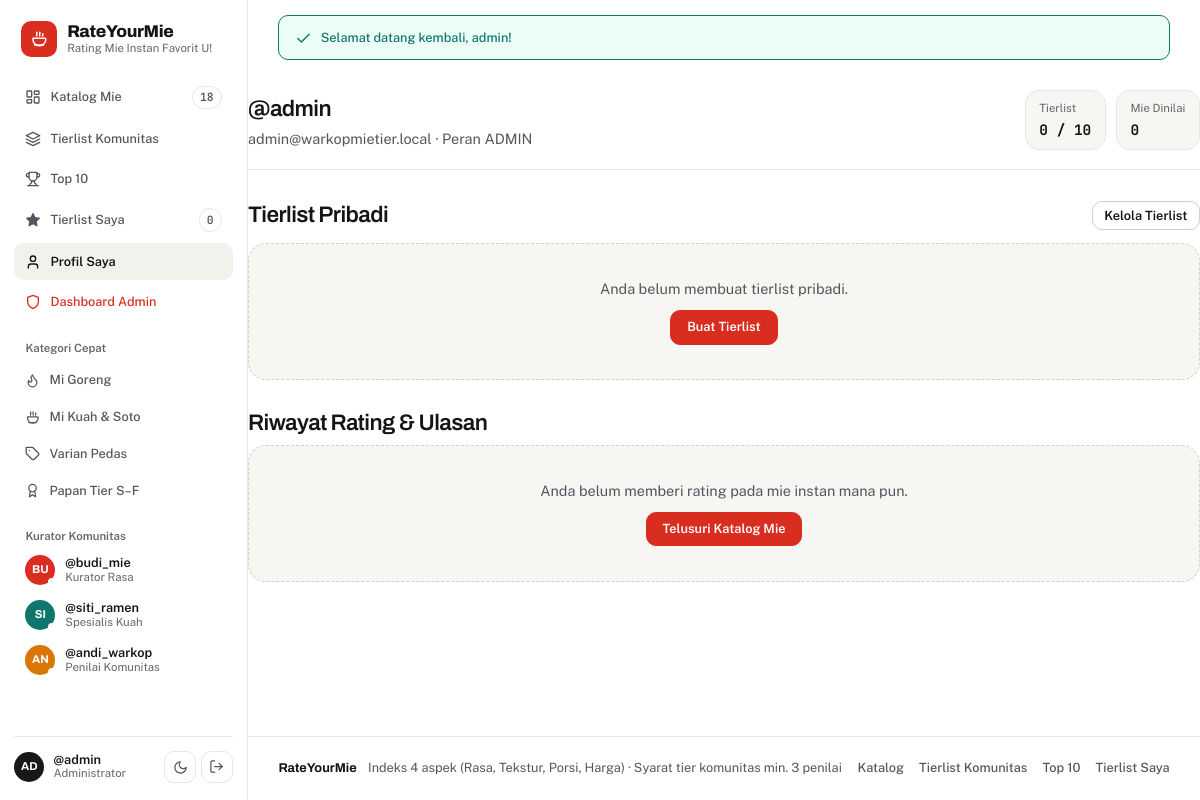
The app's page /profile.php (signed in) with its own data.
### tables this page shows
CREATE TABLE users (
  id INT UNSIGNED AUTO_INCREMENT PRIMARY KEY,
  username VARCHAR(50) NOT NULL UNIQUE,
  email VARCHAR(255) NOT NULL UNIQUE,
  password_hash VARCHAR(255) NOT NULL,
  role ENUM('user','admin') NOT NULL DEFAULT 'user',
  email_verified TINYINT(1) NOT NULL DEFAULT 0,
  created_at DATETIME NOT NULL DEFAULT CURRENT_TIMESTAMP
);

### config/database.php (called while the page is built, shortened)
<?php
function db(): PDO
{
    static $pdo = null;
    if ($pdo instanceof PDO) {
        return $pdo;
    }
    $dsn = sprintf(
        'mysql:host=%s;port=%s;dbname=%s;charset=utf8mb4',
        DB_HOST,
        DB_PORT,
        DB_NAME
    );
    try {
        $pdo = new PDO($dsn, DB_USER, DB_PASS, [
            PDO::ATTR_ERRMODE            => PDO::ERRMODE_EXCEPTION,
            PDO::ATTR_DEFAULT_FETCH_MODE => PDO::FETCH_ASSOC,
            PDO::ATTR_EMULATE_PREPARES   => false,
        ]);
    } catch (PDOException $e) {
        error_log('Database connection error: ' . $e->getMessage());
        http_response_code(500);
        exit('Terjadi gangguan koneksi ke basis data. Pastikan layanan MySQL/MariaDB aktif dan database "rating_mie" telah dibuat.');
    }
    return $pdo;
}

### includes/auth.php (called while the page is built, shortened)
<?php
require_once __DIR__ . '/../config/database.php';
require_once __DIR__ . '/helpers.php';
function current_user(): ?array
{
    static $cachedUser = false;
    if ($cachedUser !== false) {
        return $cachedUser;
    }
    $stmt = db()->prepare('SELECT id, username, email, role, email_verified, created_at FROM users WHERE id = :id LIMIT 1');
    $stmt->execute([':id' => (int) $_SESSION['user_id']]);
    $user = $stmt->fetch();
    $cachedUser = $user;
    return $cachedUser;
}
function require_login(bool $asJson = false): array
{
    $user = current_user();
    if ($user !== null) {
        return $user;
    }
}

### profile.php (the view, shortened to what this page needs)
<?php
require_once __DIR__ . '/includes/auth.php';
$user = require_login();
$pdo = db();
$stmtTierlists = $pdo->prepare('
    SELECT t.*, COUNT(ti.id) AS item_count
    FROM tierlists t
    LEFT JOIN tierlist_items ti ON ti.tierlist_id = t.id
    WHERE t.user_id = :uid
    GROUP BY t.id
    ORDER BY t.updated_at DESC, t.id DESC
');
$stmtTierlists->execute([':uid' => (int) $user['id']]);
$myTierlists = $stmtTierlists->fetchAll();
$stmtRatings = $pdo->prepare('
    SELECT
        r.*,
        ((r.taste + r.texture + r.`portion` + r.`value`) / 4) AS final_score,
        n.name AS noodle_name,
        n.brand AS noodle_brand,
        n.flavor AS noodle_flavor
    FROM ratings r
    INNER JOIN noodles n ON n.id = r.noodle_id
    WHERE r.user_id = :uid
    ORDER BY r.created_at DESC, r.id DESC
');
$stmtRatings->execute([':uid' => (int) $user['id']]);
$myRatings = $stmtRatings->fetchAll();
include __DIR__ . '/includes/header.php';
?>
<main id="main-content" class="container section-block">
    <section class="page-head">
        <div class="page-head-copy">
            <h1>@<?= e($user['username']) ?></h1>
            <p><?= e($user['email']) ?> · Peran <?= e(strtoupper((string) $user['role'])) ?></p>
        </div>
        <div class="page-head-stats">
            <div class="stat-pill-box">
                <span class="stat-pill-label">Tierlist</span>
                <strong class="tabular"><?= count($myTierlists) ?> / <?= (int) MAX_TIERLISTS ?></strong>
            </div>
            <div class="stat-pill-box">
                <span class="stat-pill-label">Mie Dinilai</span>
                <strong class="tabular"><?= count($myRatings) ?></strong>
            </div>
        </div>
    </section>
    <section class="profile-section">
        <div class="section-head-row">
            <h2>Tierlist Pribadi</h2>
            <a href="<?= e(base_url('tierlists.php')) ?>" class="btn btn-secondary btn-sm">Kelola Tierlist</a>
        </div>
        <?php if (empty($myTierlists)): ?>
            <div class="empty-state">
                <p>Anda belum membuat tierlist pribadi.</p>
                <a href="<?= e(base_url('tierlists.php')) ?>" class="btn btn-primary">Buat Tierlist</a>
            </div>
        <?php endif; ?>
    </section>
    <section class="profile-section">
        <h2>Riwayat Rating &amp; Ulasan</h2>
        <?php if (empty($myRatings)): ?>
            <div class="empty-state">
                <p>Anda belum memberi rating pada mie instan mana pun.</p>
                <a href="<?= e(base_url('index.php')) ?>" class="btn btn-primary">Telusuri Katalog Mie</a>
            </div>
        <?php endif; ?>
    </section>
</main>
<?php include __DIR__ . '/includes/footer.php'; ?>

### includes/header.php (shortened to what this page needs)
<?php
require_once __DIR__ . '/auth.php';
$currentUser = current_user();
$currentScript = basename($_SERVER['SCRIPT_NAME'] ?? 'index.php');
$isInAdmin = str_contains(str_replace('\\', '/', $_SERVER['SCRIPT_NAME'] ?? ''), '/admin/');
$flashes = get_flashes();
$sidebarNoodleCount = 0;
$sidebarTierlistCount = 0;
$sidebarCurators = [];
try {
    $pdoHeader = db();
    $sidebarNoodleCount = (int) $pdoHeader->query('SELECT COUNT(*) FROM noodles')->fetchColumn();
    if ($currentUser !== null) {
        $tlStmt = $pdoHeader->prepare('SELECT COUNT(*) FROM tierlists WHERE user_id = :uid');
        $tlStmt->execute([':uid' => (int) $currentUser['id']]);
        $sidebarTierlistCount = (int) $tlStmt->fetchColumn();
    }
    $curStmt = $pdoHeader->query("SELECT username, role FROM users WHERE role = 'user' ORDER BY id ASC LIMIT 3");
    $sidebarCurators = $curStmt ? $curStmt->fetchAll() : [];
} catch (Throwable $ignored) {
    $sidebarNoodleCount = 0;
    $sidebarTierlistCount = 0;
    $sidebarCurators = [];
}
$curatorAvatars = ['#D92D20', '#0F766E', '#D97706', '#2563EB'];
$curatorRoles = ['Kurator Rasa', 'Spesialis Kuah', 'Penilai Komunitas'];
?>
<!DOCTYPE html>
<html lang="id">
<head>
    <link rel="stylesheet" href="<?= e(base_url('assets/css/style.css')) ?>">
</head>
<body data-base-url="<?= e(base_url()) ?>" class="<?= $isInAdmin ? 'is-admin-body' : 'is-public-body' ?>">
    <div class="app-shell">
        <aside class="app-sidebar" aria-label="<?= $isInAdmin ? 'Navigasi Panel Pengelola' : 'Navigasi Utama RateYourMie' ?>">
            <div class="sidebar-top-brand">
                <a href="<?= e(base_url($isInAdmin ? 'admin/index.php' : 'index.php')) ?>" class="brand-logo">
                    <span class="brand-icon-badge"><?= svg_icon($isInAdmin ? 'shield' : 'bowl', 18) ?></span>
                    <span class="brand-copy">
                        <strong class="brand-title"><?= e(SITE_NAME) ?></strong>
                        <span class="brand-subtitle"><?= $isInAdmin ? 'Panel Pengelola' : 'Rating Mie Instan Favorit U!' ?></span>
                    </span>
                </a>
            </div>
            <nav class="sidebar-nav-group" aria-label="Menu Utama">
                <?php if ($isInAdmin): ?>
                    <a href="<?= e(base_url('admin/index.php')) ?>" class="sidebar-link <?= $currentScript === 'index.php' ? 'is-active' : '' ?>">
                        <span class="sidebar-link-main"><?= svg_icon('grid', 16) ?> <span>Ringkasan</span></span>
                    </a>
                    <a href="<?= e(base_url('admin/noodles.php')) ?>" class="sidebar-link <?= in_array($currentScript, ['noodles.php', 'noodle_form.php'], true) ? 'is-active' : '' ?>">
                        <span class="sidebar-link-main"><?= svg_icon('bowl', 16) ?> <span>Katalog Mie</span></span>
                        <?php if ($sidebarNoodleCount > 0): ?>
                            <span class="sidebar-count tabular"><?= $sidebarNoodleCount ?></span>
                        <?php endif; ?>
                    </a>
                    <a href="<?= e(base_url('admin/reviews.php')) ?>" class="sidebar-link <?= $currentScript === 'reviews.php' ? 'is-active' : '' ?>">
                        <span class="sidebar-link-main"><?= svg_icon('message', 16) ?> <span>Moderasi Ulasan</span></span>
                    </a>
                    <a href="<?= e(base_url('index.php')) ?>" class="sidebar-link">
                        <span class="sidebar-link-main"><?= svg_icon('arrow-left', 16) ?> <span>Katalog Publik</span></span>
                    </a>
                <?php else: ?>
                    <a href="<?= e(base_url('index.php')) ?>" class="sidebar-link <?= in_array($currentScript, ['index.php', 'noodle.php'], true) ? 'is-active' : '' ?>">
                        <span class="sidebar-link-main"><?= svg_icon('grid', 16) ?> <span>Katalog Mie</span></span>
                        <?php if ($sidebarNoodleCount > 0): ?>
                            <span class="sidebar-count tabular"><?= $sidebarNoodleCount ?></span>
                        <?php endif; ?>
                    </a>
                    <a href="<?= e(base_url('community.php')) ?>" class="sidebar-link <?= $currentScript === 'community.php' ? 'is-active' : '' ?>">
                        <span class="sidebar-link-main"><?= svg_icon('layers', 16) ?> <span>Tierlist Komunitas</span></span>
                    </a>
                    <a href="<?= e(base_url('top10.php')) ?>" class="sidebar-link <?= $currentScript === 'top10.php' ? 'is-active' : '' ?>">
                        <span class="sidebar-link-main"><?= svg_icon('trophy', 16) ?> <span>Top 10</span></span>
                    </a>
                    <?php if ($currentUser !== null): ?>
                        <a href="<?= e(base_url('tierlists.php')) ?>" class="sidebar-link <?= in_array($currentScript, ['tierlists.php', 'tierlist.php'], true) ? 'is-active' : '' ?>">
                            <span class="sidebar-link-main"><?= svg_icon('star', 16) ?> <span>Tierlist Saya</span></span>
                            <span class="sidebar-count tabular"><?= $sidebarTierlistCount ?></span>
                        </a>
                        <a href="<?= e(base_url('profile.php')) ?>" class="sidebar-link <?= $currentScript === 'profile.php' ? 'is-active' : '' ?>">
                            <span class="sidebar-link-main"><?= svg_icon('user', 16) ?> <span>Profil Saya</span></span>
                        </a>
                    <?php endif; ?>
                    <?php if ($currentUser !== null && ($currentUser['role'] ?? '') === 'admin'): ?>
                        <a href="<?= e(base_url('admin/index.php')) ?>" class="sidebar-link sidebar-link-admin">
                            <span class="sidebar-link-main"><?= svg_icon('shield', 16) ?> <span>Dashboard Admin</span></span>
                        </a>
                    <?php endif; ?>
                <?php endif; ?>
            </nav>
            <div class="sidebar-subsection">
                <div class="sidebar-subhead">
                    <span><?= $isInAdmin ? 'Navigasi Cepat' : 'Kategori Cepat' ?></span>
                </div>
                <div class="sidebar-nav-group">
                    <a href="<?= e(base_url('index.php?q=Goreng')) ?>" class="sidebar-link sidebar-link-sub">
                        <span class="sidebar-link-main"><?= svg_icon('flame', 15) ?> <span>Mi Goreng</span></span>
                    </a>
                    <a href="<?= e(base_url('index.php?q=Soto')) ?>" class="sidebar-link sidebar-link-sub">
                        <span class="sidebar-link-main"><?= svg_icon('bowl', 15) ?> <span>Mi Kuah &amp; Soto</span></span>
                    </a>
                    <a href="<?= e(base_url('index.php?q=Pedas')) ?>" class="sidebar-link sidebar-link-sub">
                        <span class="sidebar-link-main"><?= svg_icon('tag', 15) ?> <span>Varian Pedas</span></span>
                    </a>
                    <a href="<?= e(base_url('community.php')) ?>" class="sidebar-link sidebar-link-sub">
                        <span class="sidebar-link-main"><?= svg_icon('award', 15) ?> <span>Papan Tier S–F</span></span>
                    </a>
                </div>
            </div>
            <?php if (!empty($sidebarCurators)): ?>
                <div class="sidebar-subsection">
                    <div class="sidebar-subhead">
                        <span>Kurator Komunitas</span>
                    </div>
                    <div class="sidebar-curators">
                        <?php foreach ($sidebarCurators as $idx => $cur): ?>
                            <?php
                            $cName = (string) ($cur['username'] ?? 'kurator');
                            $cInit = mb_strtoupper(mb_substr($cName, 0, 2, 'UTF-8'), 'UTF-8');
                            $cBg = $curatorAvatars[$idx % count($curatorAvatars)];
                            $cRole = $curatorRoles[$idx % count($curatorRoles)];
                            ?>
                            <div class="sidebar-curator-row">
                                <span class="curator-avatar" style="background-color:<?= e($cBg) ?>;" aria-hidden="true">
                                    <?= e($cInit) ?>
                                    <span class="curator-dot"></span>
                                </span>
                                <div class="curator-info">
                                    <strong>@<?= e($cName) ?></strong>
                                    <span><?= e($cRole) ?></span>
                                </div>
                            </div>
                        <?php endforeach; ?>
                    </div>
                </div>
            <?php endif; ?>
            <div class="sidebar-footer">
                <?php if ($currentUser !== null): ?>
                    <div class="sidebar-user-card">
                        <a href="<?= e(base_url($isInAdmin ? 'admin/index.php' : 'profile.php')) ?>" class="sidebar-user-ident">
                            <span class="curator-avatar curator-avatar-dark" aria-hidden="true">
                                <?= e(mb_strtoupper(mb_substr((string) ($currentUser['username'] ?? 'U'), 0, 2, 'UTF-8'), 'UTF-8')) ?>
                            </span>
                            <div class="curator-info">
                                <strong>@<?= e($currentUser['username'] ?? 'user') ?></strong>
                                <span><?= ($currentUser['role'] ?? '') === 'admin' ? 'Administrator' : 'Anggota' ?></span>
                            </div>
                        </a>
                        <div class="sidebar-footer-actions">
                            <button type="button" class="theme-toggle-btn js-theme-toggle" aria-label="Ganti tema tampilan" title="Ganti tema Terang / Gelap">
                                <span class="theme-icon-light"><?= svg_icon('moon', 15) ?></span>
                            </button>
                            <form action="<?= e(base_url('logout.php')) ?>" method="post" class="inline-logout-form">
                                <button type="submit" class="icon-action-btn" aria-label="Logout" title="Keluar dari akun">
                                    <?= svg_icon('logout', 15) ?>
                                </button>
                            </form>
                        </div>
                    </div>
                <?php endif; ?>
            </div>
        </aside>
        <div class="app-main-area">
            <?php if (!empty($flashes)): ?>
                <div class="container flash-stack" role="status" aria-live="polite">
                    <?php foreach ($flashes as $f): ?>
                        <div class="flash-item flash-<?= e($f['type']) ?>">
                            <span class="flash-icon"><?= svg_icon($f['type'] === 'success' ? 'check' : 'alert', 17) ?></span>
                            <span><?= e($f['message']) ?></span>
                        </div>
                    <?php endforeach; ?>
                </div>
            <?php endif; ?>

### records on screen
users: username "BU", username "budi_mie", cRole "Kurator Rasa"
users: username "SI", username "siti_ramen", cRole "Spesialis Kuah"
users: username "AN", username "andi_warkop", cRole "Penilai Komunitas"
users: username "AD", username "admin", email "admin@warkopmietier.local", role "ADMIN"

### other values on screen
SITE_NAME "RateYourMie"
$sidebarNoodleCount "18"
$sidebarTierlistCount "0"
$f['message'] "Selamat datang kembali, admin!"
count($myTierlists) "0"
MAX_TIERLISTS "10"
count($myRatings) "0"
get_app_settings()['min_raters'] "3"
